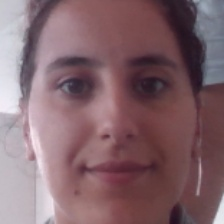
#> input picture dataset/anyes/anyes_1.jpg, 224 x 224 px
$ python -i face_detector.py   (imports and definitions only)
#> lines starting #> are read from the running program, lines starting #| are printed output that depends on the picture
#> further down, picture is the input picture: shape (224, 224, 3); mean B, G, R 108.6, 102, 131.5
import cv2
import numpy as np
from typing import List, Tuple

class FaceDetector:
    """Détecteur de visages optimisé"""

    def __init__(self):
        self.face_cascade = cv2.CascadeClassifier(
            cv2.data.haarcascades + 'haarcascade_frontalface_default.xml'
        )

    def detect_faces(self, frame: np.ndarray, scale_factor: float = 1.3,
                    min_neighbors: int = 5) -> List[Tuple[int, int, int, int]]:
        """Détecter les visages dans une frame"""
        gray = cv2.cvtColor(frame, cv2.COLOR_BGR2GRAY)
        faces = self.face_cascade.detectMultiScale(
            gray,
            scaleFactor=scale_factor,
            minNeighbors=min_neighbors
        )
        return faces.tolist() if len(faces) > 0 else []

    def detect_faces_optimized(self, frame: np.ndarray,
                             target_width: int = 320) -> List[Tuple[int, int, int, int]]:
        """Détection optimisée avec redimensionnement"""
#> called with target_width = 320
        h, w = frame.shape[:2]
#> h = 224; w = 224
        scale = w / target_width
#> scale = 0.7
        small_h = int(h * target_width / w)
#> small_h = 320

        # Redimensionner pour la détection
        small_frame = cv2.resize(frame, (target_width, small_h))
        faces_small = self.detect_faces(small_frame)
#> in detect_faces, `gray = cv2.cvtColor(frame, cv2.COLOR_BGR2GRAY)`:
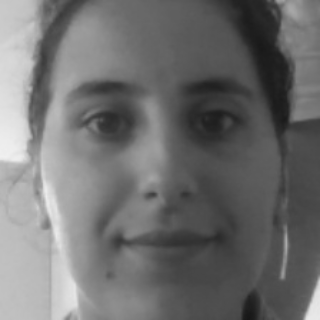
#> gray: shape (320, 320); min 22, max 240, mean 111.5
#> in detect_faces, `faces = self.face_cascade.detectMultiScale( gray, scaleFactor=scale_fa..`: faces = ()
#> faces_small = []

        # Remettre à l'échelle
        faces_full = []
        for (x, y, w, h) in faces_small:
            faces_full.append((
                int(x * scale),
                int(y * scale),
                int(w * scale),
                int(h * scale)
            ))
#> this loop made 0 passes
#> after the loop, faces_full = []

        return faces_full

>>> import cv2
>>> picture = cv2.imread('../dataset/anyes/anyes_1.jpg')
>>> result = FaceDetector().detect_faces_optimized(picture)
#> result = []

$ run again, on dataset/anyes/anyes_10.jpg
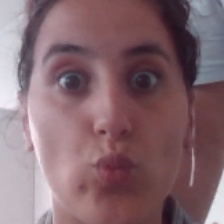
#> input picture dataset/anyes/anyes_10.jpg, 224 x 224 px
#> picture is the input picture: shape (224, 224, 3); mean B, G, R 110.4, 103.7, 132.4
#> in detect_faces, `gray = cv2.cvtColor(frame, cv2.COLOR_BGR2GRAY)`:
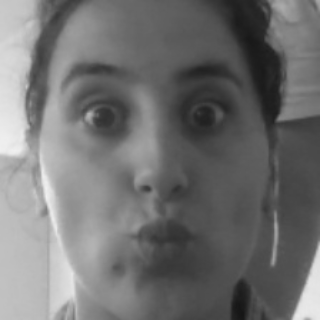
#> gray: shape (320, 320); min 21, max 241, mean 113
#> faces = ()
#> faces_small = []
